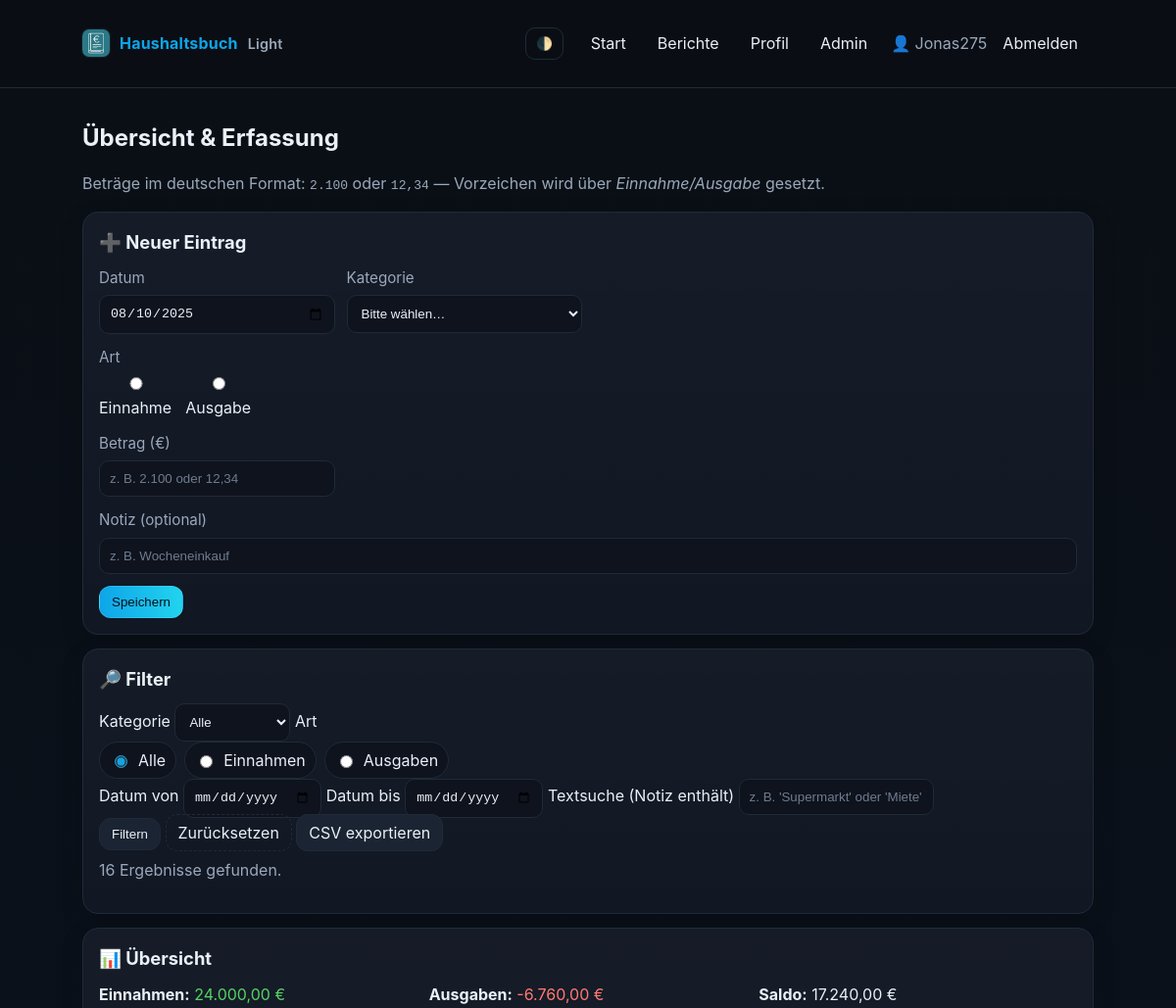
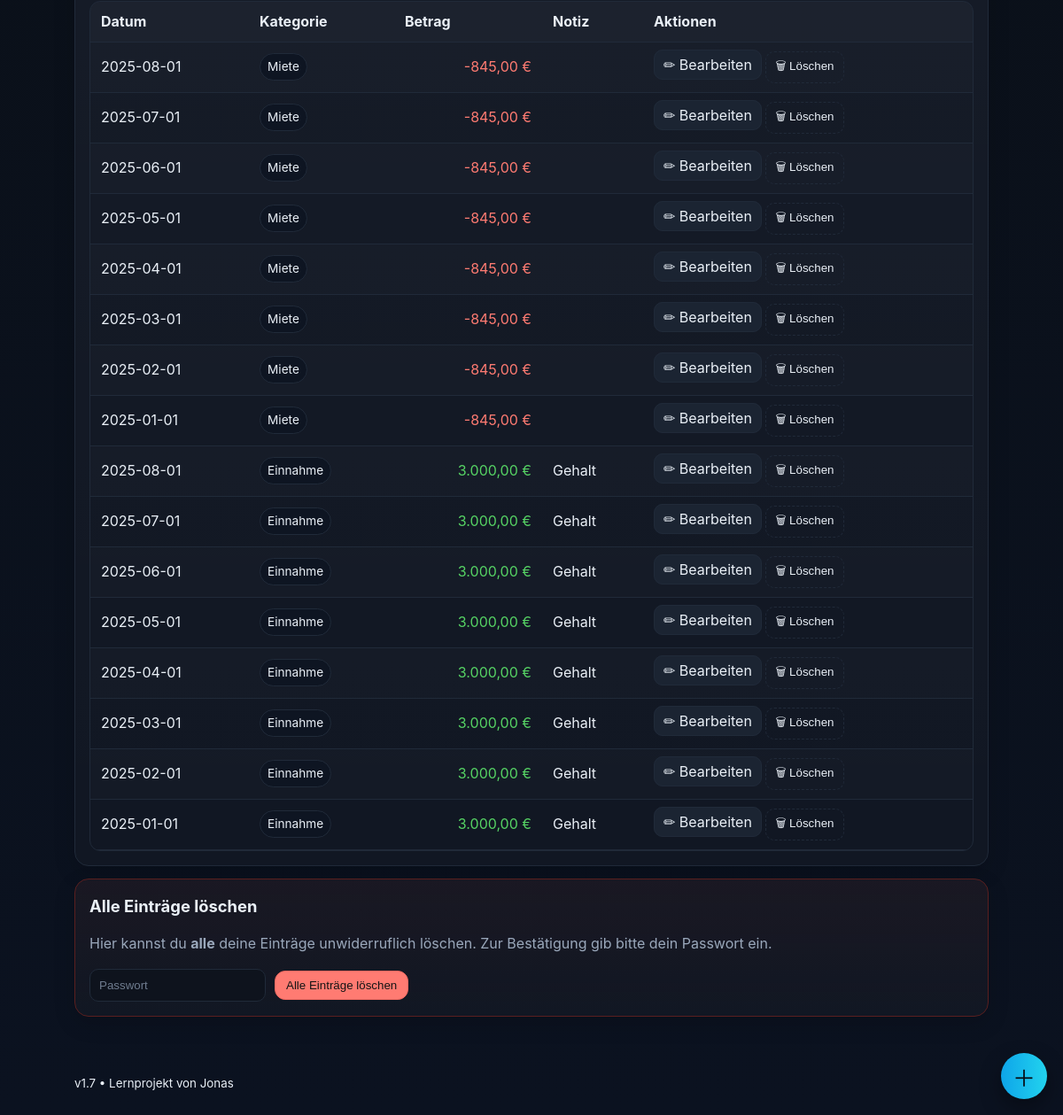
The page / (signed in) on the database its author committed (2 pictures, top to bottom).
### tables this page shows
CREATE TABLE users (
              id INTEGER PRIMARY KEY AUTOINCREMENT,
              email TEXT UNIQUE NOT NULL,
              name TEXT NOT NULL,
              password_hash TEXT NOT NULL,
              created_at TEXT DEFAULT CURRENT_TIMESTAMP
            , is_admin INTEGER DEFAULT 0);

CREATE TABLE entries (
                id INTEGER PRIMARY KEY AUTOINCREMENT,
                date TEXT NOT NULL,
                category TEXT NOT NULL,
                amount REAL NOT NULL,
                note TEXT,
                created_at TEXT DEFAULT CURRENT_TIMESTAMP
            , user_id INTEGER REFERENCES users(id));

### app.py (the view)
@app.get("/")
@login_required
def home():
    init_db()
    apply_due_recurring(int(current_user.id), date.today().isoformat())
    where_sql, params, filters = build_filter_from_args(request.args)
    entries = fetch_entries(where_sql, params)
    total_income, total_expense, balance = compute_totals(where_sql, params)
    query_str = request.query_string.decode("utf-8") if request.query_string else ""
    budgets = get_budgets_for_user(int(current_user.id))
    today = date.today()
    spent = compute_month_spend_by_category(int(current_user.id), today.year, today.month)
    return render_template("index.html",
        app_name="Haushaltsbuch", entries=entries, categories=CATEGORIES,
        today=date.today().isoformat(), total_income=total_income,
        total_expense=total_expense, balance=balance,
        filters=filters, result_count=len(entries), user=current_user, query_str=query_str,
        budgets=budgets, spent=spent)

### app.py (called while the page is built)
@login_manager.user_loader
def load_user(user_id: str):
    u = get_user_by_id(user_id)
    return DBUser(u["id"], u["email"], u["name"], u.get("is_admin",0)) if u else None

def get_conn():
    conn = sqlite3.connect(DB_PATH); conn.row_factory = sqlite3.Row; return conn

def bootstrap_admin_if_configured():
    if not ADMIN_EMAIL: return
    with get_conn() as conn:
        row = conn.execute("SELECT id FROM users WHERE email = ?", (ADMIN_EMAIL.lower().strip(),)).fetchone()
        if row: conn.execute("UPDATE users SET is_admin = 1 WHERE id = ?", (row["id"],))

def get_user_by_id(user_id):
    with get_conn() as conn:
        r = conn.execute("SELECT * FROM users WHERE id = ?", (user_id,)).fetchone()
        return dict(r) if r else None

def fetch_entries(where_sql: str = "", params: list | None = None):
    params = params or []
    with get_conn() as conn:
        rows = conn.execute(
            f"""SELECT id,date,category,amount,note
                FROM entries
                WHERE user_id = ?{(' AND ' + where_sql[7:]) if where_sql.startswith(' WHERE') else ''}
                ORDER BY id DESC""",
            [current_user.id] + params,
        ).fetchall()
        return [dict(r) for r in rows]

def compute_totals(where_sql: str = "", params: list | None = None):
    params = params or []
    with get_conn() as conn:
        r = conn.execute(
            f"""SELECT
                   COALESCE(SUM(CASE WHEN amount > 0 THEN amount END),0) AS income,
                   COALESCE(SUM(CASE WHEN amount < 0 THEN amount END),0) AS expense
                FROM entries
                WHERE user_id = ?{(' AND ' + where_sql[7:]) if where_sql.startswith(' WHERE') else ''}""",
            [current_user.id] + params,
        ).fetchone()
        income = float(r["income"]); expense = float(r["expense"]); balance = income + expense
        return income, expense, balance

def get_budgets_for_user(user_id: int) -> dict:
    with get_conn() as conn:
        rows = conn.execute("SELECT category, monthly_limit FROM budgets WHERE user_id=?", (user_id,)).fetchall()
        return {r["category"]: float(r["monthly_limit"]) for r in rows}

def get_recurring_list(user_id:int):
    with get_conn() as conn:
        rows = conn.execute("""SELECT id,start_date,interval_unit,interval_value,category,amount,note,last_applied
                               FROM recurring WHERE user_id=? ORDER BY id DESC""", (user_id,)).fetchall()
        return [dict(r) for r in rows]

### templates/index.html (shortened to what this page needs)
{% extends "base.html" %}
{% block content %}
<section class="hero">
  <h1>Übersicht & Erfassung</h1>
  <p class="muted">Beträge im deutschen Format: <code>2.100</code> oder <code>12,34</code> — Vorzeichen wird über <em>Einnahme/Ausgabe</em> gesetzt.</p>
</section>
<section class="card">
  <h2>➕ Neuer Eintrag</h2>
  <form class="form-grid" action="{{ url_for('add_entry_route') }}" method="post" novalidate>
    <label>
      <span>Datum</span>
      <input type="date" name="date" value="{{ today }}" required>
    </label>
    <label>
      <span>Kategorie</span>
      <select name="category" required>
        <option value="" disabled selected>Bitte wählen…</option>
      </select>
    </label>
    <label class="full">
      <span>Art</span>
      <div class="type-toggle">
        <label><input type="radio" name="type" value="income"> Einnahme</label>
        <label><input type="radio" name="type" value="expense"> Ausgabe</label>
      </div>
    </label>
    <label>
      <span>Betrag (€)</span>
      <input type="text" name="amount" placeholder="z. B. 2.100 oder 12,34" inputmode="decimal" required>
    </label>
    <label class="full">
      <span>Notiz (optional)</span>
      <input type="text" name="note" placeholder="z. B. Wocheneinkauf">
    </label>
    <div class="actions">
      <button class="btn btn-primary" type="submit">Speichern</button>
    </div>
  </form>
</section>
<section class="card">
  <h2>🔎 Filter</h2>
  <form class="filters" action="{{ url_for('home') }}" method="get">
    <label>
      <span>Kategorie</span>
      <select name="category">
        <option value="">Alle</option>
      </select>
    </label>
    <label>
      <span>Art</span>
      <div class="chip-toggle">
        <label class="chip"><input type="radio" name="type" value="" {% if not filters.type %}checked{% endif %}><span>Alle</span></label>
        <label class="chip"><input type="radio" name="type" value="income" {% if filters.type == 'income' %}checked{% endif %}><span>Einnahmen</span></label>
        <label class="chip"><input type="radio" name="type" value="expense" {% if filters.type == 'expense' %}checked{% endif %}><span>Ausgaben</span></label>
      </div>
    </label>
    <label>
      <span>Datum von</span>
      <input type="date" name="date_from" value="{{ filters.date_from }}">
    </label>
    <label>
      <span>Datum bis</span>
      <input type="date" name="date_to" value="{{ filters.date_to }}">
    </label>
    <label class="full">
      <span>Textsuche (Notiz enthält)</span>
      <input type="text" name="q" placeholder="z. B. 'Supermarkt' oder 'Miete'" value="{{ filters.q }}">
    </label>
    <div class="actions">
      <button class="btn" type="submit">Filtern</button>
      <a class="btn btn-ghost" href="{{ url_for('home') }}">Zurücksetzen</a>
      <a class="btn" href="{{ url_for('export_csv') }}{% if query_str %}?{{ query_str }}{% endif %}">CSV exportieren</a>
    </div>
  </form>
  <p class="muted" style="margin-top:8px;">{{ result_count }} Ergebnis{{ '' if result_count == 1 else 'se' }} gefunden.</p>
</section>
<section class="card">
  <h2>📊 Übersicht</h2>
  <div class="summary">
    <div><strong>Einnahmen:</strong> <span class="pos">{{ total_income|euro }} €</span></div>
    <div><strong>Ausgaben:</strong> <span class="neg">{{ total_expense|euro }} €</span></div>
    <div><strong>Saldo:</strong> {{ balance|euro }} €</div>
  </div>
  {% if entries and entries|length > 0 %}
    <div class="table-wrapper">
      <table class="table">
        <thead>
          <tr>
            <th>Datum</th>
            <th>Kategorie</th>
            <th class="right">Betrag</th>
            <th>Notiz</th>
            <th>Aktionen</th>
          </tr>
        </thead>
        <tbody>
          {% for e in entries %}
            <tr>
              <td>{{ e.date }}</td>
              <td>
                <span class="badge badge-cat">{{ e.category }}</span>
              </td>
              <td class="right {{ 'neg' if e.amount < 0 else 'pos' }}">{{ e.amount|euro }} €</td>
              <td>{{ e.note }}</td>
              <td class="actions">
                <a class="btn btn-small" href="{{ url_for('edit_entry', entry_id=e.id) }}">✏ Bearbeiten</a>
                <form action="{{ url_for('delete_entry_route', entry_id=e.id) }}" method="post" style="display:inline;" onsubmit="return confirm('Diesen Eintrag wirklich löschen?');">
                  <button class="btn btn-small btn-ghost" type="submit">🗑 Löschen</button>
                </form>
              </td>
            </tr>
          {% endfor %}
        </tbody>
      </table>
    </div>
  {% else %}
    <div class="empty">
      <div class="empty-illustration">📭</div>
      <p class="muted">Keine Einträge für die aktuelle Filterauswahl. Lege oben einen neuen Eintrag an.</p>
    </div>
  {% endif %}
</section>
<section class="card danger">
  <h2>Alle Einträge löschen</h2>
  <p class="muted">
    Hier kannst du <strong>alle</strong> deine Einträge unwiderruflich löschen.
    Zur Bestätigung gib bitte dein Passwort ein.
  </p>
  <form action="{{ url_for('clear_entries') }}" method="post" class="form-inline" novalidate>
    <input type="password" name="password" placeholder="Passwort" required>
    <button class="btn btn-danger" type="submit"
            onclick="return confirm('Wirklich ALLE Einträge löschen? Dieser Vorgang kann nicht rückgängig gemacht werden.');">
      Alle Einträge löschen
    </button>
  </form>
</section>
<button class="fab" id="fabAdd" aria-label="Schnell hinzufügen">＋</button>
{% endblock %}

### templates/base.html (shortened to what this page needs)
<!doctype html>
<html lang="de" data-menu-open="false">
<head>
  <link rel="stylesheet" href="{{ url_for('static', filename='styles.css') }}?v=17">
</head>
<body>
  <header class="site-header">
    <div class="container header-inner">
      <a href="{{ url_for('home') }}" class="brand-wrap">
        <img class="brand-logo" src="{{ url_for('static', filename='icons/icon-192.png') }}" alt="" />
        <div class="brand">
          {{ app_name or "Haushaltsbuch" }}
          <span class="brand-sub">Light</span>
        </div>
      </a>
      <button class="theme-toggle" id="themeToggle" aria-label="Darstellung wechseln">🌓</button>
      <nav class="nav desktop-only">
        {% if current_user.is_authenticated %}
          <a href="{{ url_for('home') }}" class="nav-link">Start</a>
          <a href="{{ url_for('reports') }}" class="nav-link">Berichte</a>
          <a href="{{ url_for('profile') }}" class="nav-link">Profil</a>
          {% if current_user.is_admin %}
            <a href="{{ url_for('admin_users') }}" class="nav-link">Admin</a>
          {% endif %}
          <span class="nav-user">👤 {{ current_user.name }}</span>
          <a href="{{ url_for('logout') }}" class="nav-link">Abmelden</a>
        {% else %}
          <a href="{{ url_for('login') }}" class="nav-link">Anmelden</a>
          <a href="{{ url_for('register') }}" class="nav-link">Registrieren</a>
        {% endif %}
      </nav>
    </div>
  </header>
  <main class="container">
    {% block content %}{% endblock %}
  </main>
  <footer class="site-footer">
    <div class="container">
      <small>v1.7 • Lernprojekt von Jonas</small>
    </div>
  </footer>
</body>
</html>

### static/styles.css (style rules this page uses)
:root { --bg:#0a0f15; --card:#111723; --muted:#9aa8bb; --text:#eaf0f7; --brand:#0ea5e9; --brand-2:#22d3ee; --ok:#56d364; --warn:#fbbf24; --err:#ff7b72; --btn:#1b2432; --btn-hover:#263146; --border:#202a39; --danger:#2a1313; --danger-border:#5a1f1f; }
* { box-sizing:border-box }
html,body { margin:0;padding:0;background:linear-gradient(180deg,#0a0f15 0%,#0b1220 100%); color:var(--text); font-family:'Inter',system-ui,Segoe UI,Roboto,Arial; font-size:clamp(15px,1vw+12px,18px); line-height:1.55; }
a { color:var(--brand);text-decoration:none }
.container { max-width:1200px;width:90%;margin:0 auto;padding:clamp(12px,2vw,24px) }
.site-header { position:sticky;top:0;z-index:40;background:rgba(10,15,21,.7);backdrop-filter:blur(8px);border-bottom:1px solid var(--border) }
.header-inner { display:flex;align-items:center;gap:12px }
.brand-wrap { display:flex;align-items:center;gap:10px;margin-right:auto }
.brand-logo { width:28px;height:28px;border-radius:7px;box-shadow:0 0 0 1px rgba(255,255,255,.06) }
.brand { font-weight:700;letter-spacing:.2px;font-size:clamp(1rem,1.2vw+0.8rem,1.3rem) }
.brand-sub { display:inline-block;margin-left:6px;font-weight:600;font-size:.9rem;color:var(--muted) }
.nav .nav-link { margin:0 6px;padding:8px 10px;border-radius:10px;color:var(--text) }
.nav-user { margin-left:8px;color:var(--muted) }
.theme-toggle { border:1px solid var(--border);background:transparent;border-radius:10px;color:var(--text);padding:8px 10px;cursor:pointer;margin-left:6px }
.desktop-only { display:flex;align-items:center }
.card { background:linear-gradient(180deg, rgba(255,255,255,.02), transparent), var(--card); border:1px solid var(--border);border-radius:16px;padding:16px;margin:14px 0;box-shadow:0 8px 24px rgba(0,0,0,.15) }
.card h2 { margin:0 0 10px 0;font-size:1.15rem;display:flex;align-items:center;gap:8px }
.card.danger { border-color:var(--danger-border);background:linear-gradient(180deg, rgba(90,31,31,.12), rgba(0,0,0,.0)), var(--card) }
.hero h1 { margin:8px 0 6px;font-size:clamp(1.35rem,2vw+1rem,2rem) }
.muted { color:var(--muted) }
.table-wrapper { overflow:auto;border:1px solid var(--border);border-radius:12px }
.table { width:100%;border-collapse:collapse }
.table th,.table td { padding:10px 12px;border-bottom:1px solid var(--border) }
.table thead th { font-weight:700;text-align:left;background:rgba(255,255,255,.03);position:sticky;top:0 }
.table tbody tr:nth-child(odd) { background:rgba(255,255,255,.01) }
.table td.right { text-align:right }
.pos { color:var(--ok) }
.neg { color:var(--err) }
.badge { display:inline-block;padding:4px 8px;border-radius:999px;border:1px solid var(--border);background:#0e1522;color:var(--text);font-size:.85rem }
.btn { background:var(--btn);border:1px solid var(--border);color:var(--text);padding:8px 12px;border-radius:12px;cursor:pointer;transition:transform .02s ease, background .15s }
.btn-ghost { background:transparent;border:1px dashed var(--border) }
.btn-small { padding:6px 10px;border-radius:10px }
.btn-danger { background:var(--err);border-color:#f56a61;color:#141414 }
.btn-primary { background:linear-gradient(90deg,var(--brand),var(--brand-2));border:1px solid rgba(255,255,255,.1);color:#081018 }
.form-grid { display:grid;grid-template-columns:repeat(auto-fit,minmax(220px,1fr));gap:12px }
.form-grid label { display:flex;flex-direction:column;gap:6px }
.form-grid label span { color:var(--muted);font-size:.95rem }
.form-grid .full { grid-column:1/-1 }
.form-inline { display:flex;gap:10px;align-items:center;flex-wrap:wrap }
input,select { background:#0e131d;border:1px solid var(--border);color:var(--text);padding:10px;border-radius:10px }
input::placeholder { color:#6f7c8f }
.type-toggle { display:flex;gap:14px }
.chip-toggle { display:flex;gap:8px;flex-wrap:wrap }
.chip { display:inline-flex;align-items:center;gap:8px;background:#0e131d;border:1px solid var(--border);border-radius:999px;padding:6px 10px }
.chip input { accent-color:var(--brand) }
.summary { display:grid;grid-template-columns:repeat(auto-fit,minmax(200px,1fr));gap:12px;margin:8px 0 2px }
.fab { position:fixed;right:18px;bottom:18px;width:52px;height:52px;border-radius:50%; background:linear-gradient(90deg,var(--brand),var(--brand-2));color:#081018;border:none; font-size:26px;cursor:pointer;box-shadow:0 10px 24px rgba(0,0,0,.35);z-index:55 }

### rows shown on the page
users: name "Jonas275"
entries: date "2025-08-01", category "Miete", amount|euro "-845,00"
entries: date "2025-07-01", category "Miete", amount|euro "-845,00"
entries: date "2025-06-01", category "Miete", amount|euro "-845,00"
entries: date "2025-05-01", category "Miete", amount|euro "-845,00"
entries: date "2025-04-01", category "Miete", amount|euro "-845,00"
entries: date "2025-03-01", category "Miete", amount|euro "-845,00"
entries: date "2025-02-01", category "Miete", amount|euro "-845,00"
entries: date "2025-01-01", category "Miete", amount|euro "-845,00"
entries: date "2025-08-01", category "Einnahme", amount|euro "3.000,00", note "Gehalt"
entries: date "2025-07-01", category "Einnahme", amount|euro "3.000,00", note "Gehalt"
entries: date "2025-06-01", category "Einnahme", amount|euro "3.000,00", note "Gehalt"
entries: date "2025-05-01", category "Einnahme", amount|euro "3.000,00", note "Gehalt"
entries: date "2025-04-01", category "Einnahme", amount|euro "3.000,00", note "Gehalt"
entries: date "2025-03-01", category "Einnahme", amount|euro "3.000,00", note "Gehalt"
entries: date "2025-02-01", category "Einnahme", amount|euro "3.000,00", note "Gehalt"
entries: date "2025-01-01", category "Einnahme", amount|euro "3.000,00", note "Gehalt"

### other values the page prints
{{ app_name or "Haushaltsbuch" }} "Haushaltsbuch"
{{ result_count }} "16"
{{ '' if result_count == 1 else 'se' }} "se"
{{ total_income|euro }} "24.000,00"
{{ total_expense|euro }} "-6.760,00"
{{ balance|euro }} "17.240,00"
